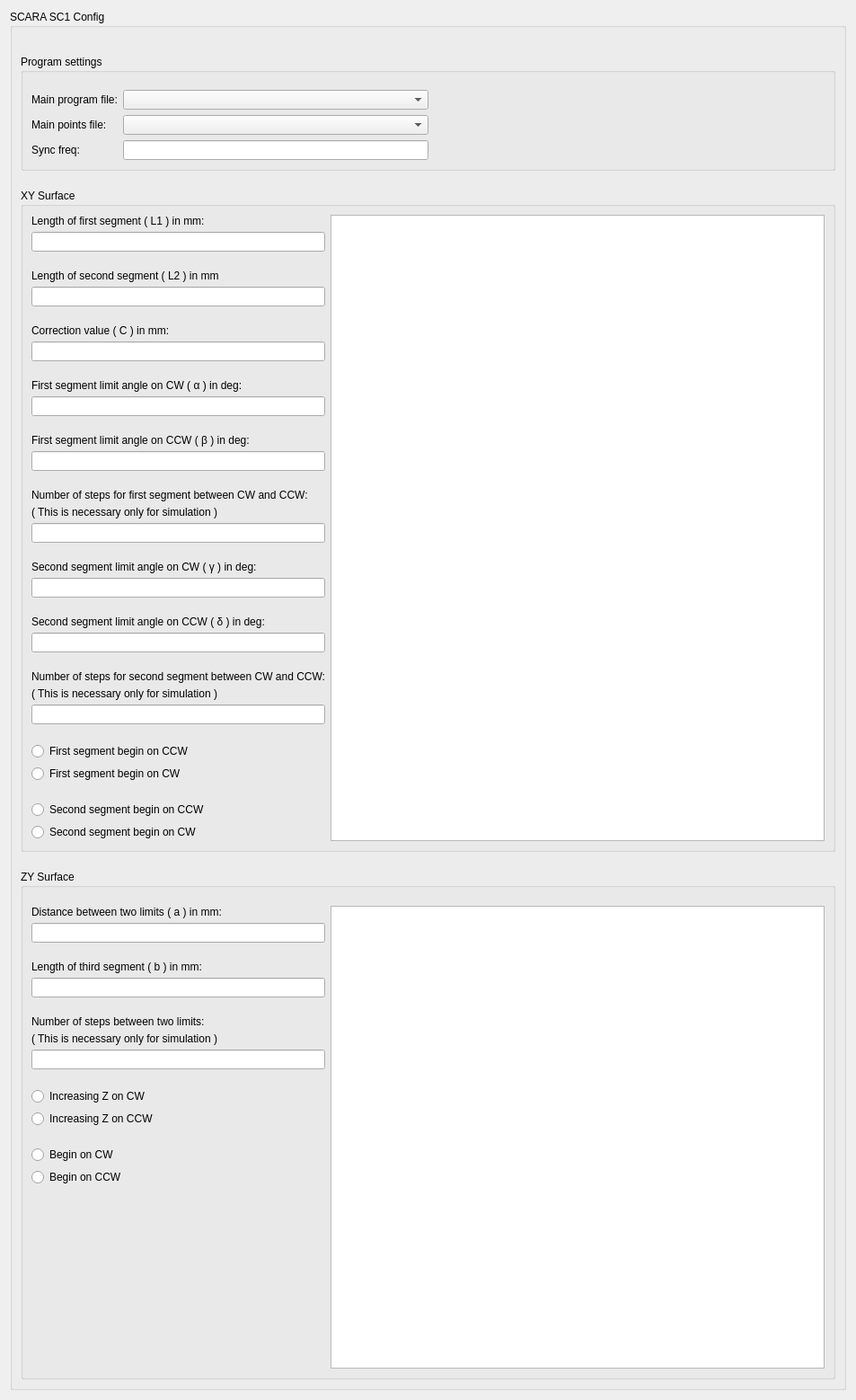
<?xml version="1.0" encoding="UTF-8"?>
<ui version="4.0">
 <class>ScaraSC1ConfigWidget</class>
 <widget class="QWidget" name="ScaraSC1ConfigWidget">
  <property name="geometry">
   <rect>
    <x>0</x>
    <y>0</y>
    <width>920</width>
    <height>1528</height>
   </rect>
  </property>
  <property name="windowTitle">
   <string>Form</string>
  </property>
  <layout class="QGridLayout" name="gridLayout_5">
   <item row="0" column="0">
    <widget class="QGroupBox" name="scara_sc1_config">
     <property name="styleSheet">
      <string notr="true"/>
     </property>
     <property name="title">
      <string>SCARA SC1 Config</string>
     </property>
     <layout class="QGridLayout" name="gridLayout_3">
      <property name="topMargin">
       <number>20</number>
      </property>
      <item row="1" column="0">
       <layout class="QVBoxLayout" name="verticalLayout_15">
        <property name="spacing">
         <number>20</number>
        </property>
        <property name="topMargin">
         <number>10</number>
        </property>
        <item>
         <widget class="QGroupBox" name="program_settings">
          <property name="styleSheet">
           <string notr="true"/>
          </property>
          <property name="title">
           <string>Program settings</string>
          </property>
          <layout class="QGridLayout" name="gridLayout_4">
           <item row="0" column="0">
            <layout class="QHBoxLayout" name="horizontalLayout_3">
             <property name="topMargin">
              <number>10</number>
             </property>
             <item>
              <layout class="QVBoxLayout" name="verticalLayout_16">
               <item>
                <widget class="QLabel" name="label_16">
                 <property name="text">
                  <string>Main program file:</string>
                 </property>
                </widget>
               </item>
               <item>
                <widget class="QLabel" name="label_17">
                 <property name="text">
                  <string>Main points file:</string>
                 </property>
                </widget>
               </item>
               <item>
                <widget class="QLabel" name="label_18">
                 <property name="text">
                  <string>Sync freq:</string>
                 </property>
                </widget>
               </item>
              </layout>
             </item>
             <item>
              <layout class="QVBoxLayout" name="verticalLayout_17">
               <item>
                <widget class="QComboBox" name="mainProgramComboBox">
                 <property name="minimumSize">
                  <size>
                   <width>300</width>
                   <height>0</height>
                  </size>
                 </property>
                </widget>
               </item>
               <item>
                <widget class="QComboBox" name="mainPointsFileComboBox">
                 <property name="minimumSize">
                  <size>
                   <width>300</width>
                   <height>0</height>
                  </size>
                 </property>
                </widget>
               </item>
               <item>
                <widget class="LineEdit" name="syncFreqLineEdit">
                 <property name="contextMenuPolicy">
                  <enum>Qt::CustomContextMenu</enum>
                 </property>
                 <property name="alignment">
                  <set>Qt::AlignRight|Qt::AlignTrailing|Qt::AlignVCenter</set>
                 </property>
                </widget>
               </item>
              </layout>
             </item>
            </layout>
           </item>
           <item row="0" column="1">
            <spacer name="horizontalSpacer">
             <property name="orientation">
              <enum>Qt::Horizontal</enum>
             </property>
             <property name="sizeHint" stdset="0">
              <size>
               <width>40</width>
               <height>20</height>
              </size>
             </property>
            </spacer>
           </item>
          </layout>
         </widget>
        </item>
        <item>
         <widget class="QGroupBox" name="xy_surface">
          <property name="title">
           <string>XY Surface</string>
          </property>
          <layout class="QGridLayout" name="gridLayout">
           <item row="0" column="0">
            <layout class="QHBoxLayout" name="horizontalLayout">
             <item>
              <layout class="QVBoxLayout" name="verticalLayout_5">
               <property name="spacing">
                <number>20</number>
               </property>
               <item>
                <layout class="QVBoxLayout" name="verticalLayout">
                 <property name="spacing">
                  <number>5</number>
                 </property>
                 <item>
                  <widget class="QLabel" name="label">
                   <property name="text">
                    <string>Length of first segment ( L1 ) in mm:</string>
                   </property>
                  </widget>
                 </item>
                 <item>
                  <widget class="LineEdit" name="lengthOfFirstSegmentLineEdit">
                   <property name="contextMenuPolicy">
                    <enum>Qt::CustomContextMenu</enum>
                   </property>
                   <property name="alignment">
                    <set>Qt::AlignRight|Qt::AlignTrailing|Qt::AlignVCenter</set>
                   </property>
                  </widget>
                 </item>
                </layout>
               </item>
               <item>
                <layout class="QVBoxLayout" name="verticalLayout_2">
                 <property name="spacing">
                  <number>5</number>
                 </property>
                 <item>
                  <widget class="QLabel" name="label_2">
                   <property name="text">
                    <string>Length of second segment ( L2 ) in mm</string>
                   </property>
                  </widget>
                 </item>
                 <item>
                  <widget class="LineEdit" name="lengthOfSecondSegmentLineEdit">
                   <property name="contextMenuPolicy">
                    <enum>Qt::CustomContextMenu</enum>
                   </property>
                   <property name="alignment">
                    <set>Qt::AlignRight|Qt::AlignTrailing|Qt::AlignVCenter</set>
                   </property>
                  </widget>
                 </item>
                </layout>
               </item>
               <item>
                <layout class="QVBoxLayout" name="verticalLayout_4">
                 <property name="spacing">
                  <number>5</number>
                 </property>
                 <item>
                  <widget class="QLabel" name="label_3">
                   <property name="text">
                    <string>Correction value ( C ) in mm:</string>
                   </property>
                   <property name="buddy">
                    <cstring>label_3</cstring>
                   </property>
                  </widget>
                 </item>
                 <item>
                  <widget class="LineEdit" name="correctionValueLineEdit">
                   <property name="contextMenuPolicy">
                    <enum>Qt::CustomContextMenu</enum>
                   </property>
                   <property name="alignment">
                    <set>Qt::AlignRight|Qt::AlignTrailing|Qt::AlignVCenter</set>
                   </property>
                  </widget>
                 </item>
                </layout>
               </item>
               <item>
                <layout class="QVBoxLayout" name="verticalLayout_3">
                 <property name="spacing">
                  <number>5</number>
                 </property>
                 <item>
                  <widget class="QLabel" name="label_4">
                   <property name="text">
                    <string>First segment limit angle on CW ( α ) in deg:</string>
                   </property>
                  </widget>
                 </item>
                 <item>
                  <widget class="LineEdit" name="firstSegmentLimitAngleOnCWLineEdit">
                   <property name="contextMenuPolicy">
                    <enum>Qt::CustomContextMenu</enum>
                   </property>
                   <property name="alignment">
                    <set>Qt::AlignRight|Qt::AlignTrailing|Qt::AlignVCenter</set>
                   </property>
                  </widget>
                 </item>
                </layout>
               </item>
               <item>
                <layout class="QVBoxLayout" name="verticalLayout_6">
                 <property name="spacing">
                  <number>5</number>
                 </property>
                 <item>
                  <widget class="QLabel" name="label_5">
                   <property name="minimumSize">
                    <size>
                     <width>0</width>
                     <height>0</height>
                    </size>
                   </property>
                   <property name="text">
                    <string>First segment limit angle on CCW ( β ) in deg:</string>
                   </property>
                   <property name="buddy">
                    <cstring>label_5</cstring>
                   </property>
                  </widget>
                 </item>
                 <item>
                  <widget class="LineEdit" name="firstSegmentLimitAngleOnCCWLineEdit">
                   <property name="contextMenuPolicy">
                    <enum>Qt::CustomContextMenu</enum>
                   </property>
                   <property name="alignment">
                    <set>Qt::AlignRight|Qt::AlignTrailing|Qt::AlignVCenter</set>
                   </property>
                  </widget>
                 </item>
                </layout>
               </item>
               <item>
                <layout class="QVBoxLayout" name="verticalLayout_9">
                 <property name="spacing">
                  <number>5</number>
                 </property>
                 <item>
                  <widget class="QLabel" name="label_8">
                   <property name="text">
                    <string>Number of steps for first segment between CW and CCW:</string>
                   </property>
                  </widget>
                 </item>
                 <item>
                  <widget class="QLabel" name="label_9">
                   <property name="text">
                    <string>( This is necessary only for simulation )</string>
                   </property>
                  </widget>
                 </item>
                 <item>
                  <widget class="LineEdit" name="numberOfStepsForFirstSegmentLineEdit">
                   <property name="contextMenuPolicy">
                    <enum>Qt::CustomContextMenu</enum>
                   </property>
                   <property name="alignment">
                    <set>Qt::AlignRight|Qt::AlignTrailing|Qt::AlignVCenter</set>
                   </property>
                  </widget>
                 </item>
                </layout>
               </item>
               <item>
                <layout class="QVBoxLayout" name="verticalLayout_7">
                 <property name="spacing">
                  <number>5</number>
                 </property>
                 <item>
                  <widget class="QLabel" name="label_6">
                   <property name="text">
                    <string>Second segment limit angle on CW ( γ ) in deg:</string>
                   </property>
                  </widget>
                 </item>
                 <item>
                  <widget class="LineEdit" name="secondSegmentLimitAngleOnCWLineEdit">
                   <property name="contextMenuPolicy">
                    <enum>Qt::CustomContextMenu</enum>
                   </property>
                   <property name="alignment">
                    <set>Qt::AlignRight|Qt::AlignTrailing|Qt::AlignVCenter</set>
                   </property>
                  </widget>
                 </item>
                </layout>
               </item>
               <item>
                <layout class="QVBoxLayout" name="verticalLayout_8">
                 <property name="spacing">
                  <number>5</number>
                 </property>
                 <item>
                  <widget class="QLabel" name="label_7">
                   <property name="text">
                    <string>Second segment limit angle on CCW ( δ ) in deg:</string>
                   </property>
                  </widget>
                 </item>
                 <item>
                  <widget class="LineEdit" name="secondSegmentLimitAngleOnCCWLineEdit">
                   <property name="contextMenuPolicy">
                    <enum>Qt::CustomContextMenu</enum>
                   </property>
                   <property name="alignment">
                    <set>Qt::AlignRight|Qt::AlignTrailing|Qt::AlignVCenter</set>
                   </property>
                  </widget>
                 </item>
                </layout>
               </item>
               <item>
                <layout class="QVBoxLayout" name="verticalLayout_10">
                 <property name="spacing">
                  <number>5</number>
                 </property>
                 <item>
                  <widget class="QLabel" name="label_10">
                   <property name="text">
                    <string>Number of steps for second segment between CW and CCW:</string>
                   </property>
                   <property name="buddy">
                    <cstring>numberOfStepsForSecondSegmentLineEdit</cstring>
                   </property>
                  </widget>
                 </item>
                 <item>
                  <widget class="QLabel" name="label_11">
                   <property name="text">
                    <string>( This is necessary only for simulation )</string>
                   </property>
                  </widget>
                 </item>
                 <item>
                  <widget class="LineEdit" name="numberOfStepsForSecondSegmentLineEdit">
                   <property name="contextMenuPolicy">
                    <enum>Qt::CustomContextMenu</enum>
                   </property>
                   <property name="alignment">
                    <set>Qt::AlignRight|Qt::AlignTrailing|Qt::AlignVCenter</set>
                   </property>
                  </widget>
                 </item>
                </layout>
               </item>
               <item>
                <layout class="QVBoxLayout" name="verticalLayout_20">
                 <property name="spacing">
                  <number>5</number>
                 </property>
                 <item>
                  <widget class="QRadioButton" name="firstSegmentBeginOnCCWRadioButton">
                   <property name="text">
                    <string>First segment begin on CCW</string>
                   </property>
                   <property name="autoExclusive">
                    <bool>false</bool>
                   </property>
                  </widget>
                 </item>
                 <item>
                  <widget class="QRadioButton" name="firstSegmentBeginOnCWRadioButton">
                   <property name="text">
                    <string>First segment begin on CW</string>
                   </property>
                   <property name="checked">
                    <bool>false</bool>
                   </property>
                   <property name="autoExclusive">
                    <bool>false</bool>
                   </property>
                  </widget>
                 </item>
                </layout>
               </item>
               <item>
                <layout class="QVBoxLayout" name="verticalLayout_18">
                 <property name="spacing">
                  <number>5</number>
                 </property>
                 <item>
                  <widget class="QRadioButton" name="secondSegmentBeginOnCCWRadioButton">
                   <property name="text">
                    <string>Second segment begin on CCW</string>
                   </property>
                   <property name="autoExclusive">
                    <bool>false</bool>
                   </property>
                  </widget>
                 </item>
                 <item>
                  <widget class="QRadioButton" name="secondSegmentBeginOnCWRadioButton">
                   <property name="text">
                    <string>Second segment begin on CW</string>
                   </property>
                   <property name="checked">
                    <bool>false</bool>
                   </property>
                   <property name="autoExclusive">
                    <bool>false</bool>
                   </property>
                  </widget>
                 </item>
                </layout>
               </item>
               <item>
                <spacer name="verticalSpacer">
                 <property name="orientation">
                  <enum>Qt::Vertical</enum>
                 </property>
                 <property name="sizeHint" stdset="0">
                  <size>
                   <width>20</width>
                   <height>40</height>
                  </size>
                 </property>
                </spacer>
               </item>
              </layout>
             </item>
             <item>
              <widget class="QGraphicsView" name="scaraXYSurfaceGraphicsView">
               <property name="minimumSize">
                <size>
                 <width>550</width>
                 <height>614</height>
                </size>
               </property>
               <property name="midLineWidth">
                <number>-2</number>
               </property>
               <property name="verticalScrollBarPolicy">
                <enum>Qt::ScrollBarAlwaysOff</enum>
               </property>
               <property name="horizontalScrollBarPolicy">
                <enum>Qt::ScrollBarAlwaysOff</enum>
               </property>
              </widget>
             </item>
            </layout>
           </item>
          </layout>
          <zorder></zorder>
         </widget>
        </item>
        <item>
         <widget class="QGroupBox" name="z_surface">
          <property name="title">
           <string>ZY Surface</string>
          </property>
          <layout class="QGridLayout" name="gridLayout_2">
           <property name="topMargin">
            <number>20</number>
           </property>
           <item row="0" column="0">
            <layout class="QHBoxLayout" name="horizontalLayout_2">
             <item>
              <layout class="QVBoxLayout" name="verticalLayout_14">
               <property name="spacing">
                <number>20</number>
               </property>
               <item>
                <layout class="QVBoxLayout" name="verticalLayout_11">
                 <property name="spacing">
                  <number>5</number>
                 </property>
                 <item>
                  <widget class="QLabel" name="label_12">
                   <property name="text">
                    <string>Distance between two limits ( a ) in mm:</string>
                   </property>
                  </widget>
                 </item>
                 <item>
                  <widget class="LineEdit" name="distanceBetweenLimintsOnZLineEdit">
                   <property name="contextMenuPolicy">
                    <enum>Qt::CustomContextMenu</enum>
                   </property>
                   <property name="alignment">
                    <set>Qt::AlignRight|Qt::AlignTrailing|Qt::AlignVCenter</set>
                   </property>
                  </widget>
                 </item>
                </layout>
               </item>
               <item>
                <layout class="QVBoxLayout" name="verticalLayout_12">
                 <property name="spacing">
                  <number>5</number>
                 </property>
                 <item>
                  <widget class="QLabel" name="label_13">
                   <property name="text">
                    <string>Length of third segment ( b ) in mm:</string>
                   </property>
                  </widget>
                 </item>
                 <item>
                  <widget class="LineEdit" name="lengthOfThirdSegmentLineEdit">
                   <property name="contextMenuPolicy">
                    <enum>Qt::CustomContextMenu</enum>
                   </property>
                   <property name="alignment">
                    <set>Qt::AlignRight|Qt::AlignTrailing|Qt::AlignVCenter</set>
                   </property>
                  </widget>
                 </item>
                </layout>
               </item>
               <item>
                <layout class="QVBoxLayout" name="verticalLayout_13">
                 <property name="spacing">
                  <number>5</number>
                 </property>
                 <item>
                  <widget class="QLabel" name="label_14">
                   <property name="text">
                    <string>Number of steps between two limits:</string>
                   </property>
                  </widget>
                 </item>
                 <item>
                  <widget class="QLabel" name="label_15">
                   <property name="text">
                    <string>( This is necessary only for simulation )</string>
                   </property>
                  </widget>
                 </item>
                 <item>
                  <widget class="LineEdit" name="numberOfStepsBetweenLimitsOnZLineEdit">
                   <property name="contextMenuPolicy">
                    <enum>Qt::CustomContextMenu</enum>
                   </property>
                   <property name="alignment">
                    <set>Qt::AlignRight|Qt::AlignTrailing|Qt::AlignVCenter</set>
                   </property>
                  </widget>
                 </item>
                </layout>
               </item>
               <item>
                <layout class="QVBoxLayout" name="verticalLayout_22">
                 <property name="spacing">
                  <number>5</number>
                 </property>
                 <item>
                  <widget class="QRadioButton" name="increasingZonCWRadioButton">
                   <property name="text">
                    <string>Increasing Z on CW</string>
                   </property>
                   <property name="checked">
                    <bool>false</bool>
                   </property>
                   <property name="autoExclusive">
                    <bool>false</bool>
                   </property>
                  </widget>
                 </item>
                 <item>
                  <widget class="QRadioButton" name="increasingZonCCWRadioButton">
                   <property name="text">
                    <string>Increasing Z on CCW</string>
                   </property>
                   <property name="autoExclusive">
                    <bool>false</bool>
                   </property>
                  </widget>
                 </item>
                </layout>
               </item>
               <item>
                <layout class="QVBoxLayout" name="verticalLayout_19">
                 <property name="spacing">
                  <number>5</number>
                 </property>
                 <item>
                  <widget class="QRadioButton" name="thirdSegmentBeginOnCWRadioButton">
                   <property name="text">
                    <string>Begin on CW</string>
                   </property>
                   <property name="autoExclusive">
                    <bool>false</bool>
                   </property>
                  </widget>
                 </item>
                 <item>
                  <widget class="QRadioButton" name="thirdSegmentBeginOnCCWRadioButton">
                   <property name="text">
                    <string>Begin on CCW</string>
                   </property>
                   <property name="checked">
                    <bool>false</bool>
                   </property>
                   <property name="autoExclusive">
                    <bool>false</bool>
                   </property>
                  </widget>
                 </item>
                </layout>
               </item>
               <item>
                <spacer name="verticalSpacer_2">
                 <property name="orientation">
                  <enum>Qt::Vertical</enum>
                 </property>
                 <property name="sizeHint" stdset="0">
                  <size>
                   <width>20</width>
                   <height>40</height>
                  </size>
                 </property>
                </spacer>
               </item>
              </layout>
             </item>
             <item>
              <widget class="QGraphicsView" name="scaraZSurfaceGraphicsView">
               <property name="minimumSize">
                <size>
                 <width>550</width>
                 <height>515</height>
                </size>
               </property>
               <property name="verticalScrollBarPolicy">
                <enum>Qt::ScrollBarAlwaysOff</enum>
               </property>
               <property name="horizontalScrollBarPolicy">
                <enum>Qt::ScrollBarAlwaysOff</enum>
               </property>
              </widget>
             </item>
            </layout>
           </item>
          </layout>
         </widget>
        </item>
       </layout>
      </item>
     </layout>
    </widget>
   </item>
  </layout>
 </widget>
 <customwidgets>
  <customwidget>
   <class>LineEdit</class>
   <extends>QLineEdit</extends>
   <header>lineedit.h</header>
  </customwidget>
 </customwidgets>
 <tabstops>
  <tabstop>mainProgramComboBox</tabstop>
  <tabstop>mainPointsFileComboBox</tabstop>
  <tabstop>syncFreqLineEdit</tabstop>
  <tabstop>lengthOfFirstSegmentLineEdit</tabstop>
  <tabstop>lengthOfSecondSegmentLineEdit</tabstop>
  <tabstop>correctionValueLineEdit</tabstop>
  <tabstop>firstSegmentLimitAngleOnCWLineEdit</tabstop>
  <tabstop>firstSegmentLimitAngleOnCCWLineEdit</tabstop>
  <tabstop>numberOfStepsForFirstSegmentLineEdit</tabstop>
  <tabstop>secondSegmentLimitAngleOnCWLineEdit</tabstop>
  <tabstop>secondSegmentLimitAngleOnCCWLineEdit</tabstop>
  <tabstop>numberOfStepsForSecondSegmentLineEdit</tabstop>
  <tabstop>firstSegmentBeginOnCCWRadioButton</tabstop>
  <tabstop>firstSegmentBeginOnCWRadioButton</tabstop>
  <tabstop>secondSegmentBeginOnCCWRadioButton</tabstop>
  <tabstop>secondSegmentBeginOnCWRadioButton</tabstop>
  <tabstop>distanceBetweenLimintsOnZLineEdit</tabstop>
  <tabstop>lengthOfThirdSegmentLineEdit</tabstop>
  <tabstop>numberOfStepsBetweenLimitsOnZLineEdit</tabstop>
  <tabstop>increasingZonCWRadioButton</tabstop>
  <tabstop>increasingZonCCWRadioButton</tabstop>
  <tabstop>thirdSegmentBeginOnCWRadioButton</tabstop>
  <tabstop>thirdSegmentBeginOnCCWRadioButton</tabstop>
  <tabstop>scaraXYSurfaceGraphicsView</tabstop>
  <tabstop>scaraZSurfaceGraphicsView</tabstop>
 </tabstops>
 <resources/>
 <connections/>
</ui>
